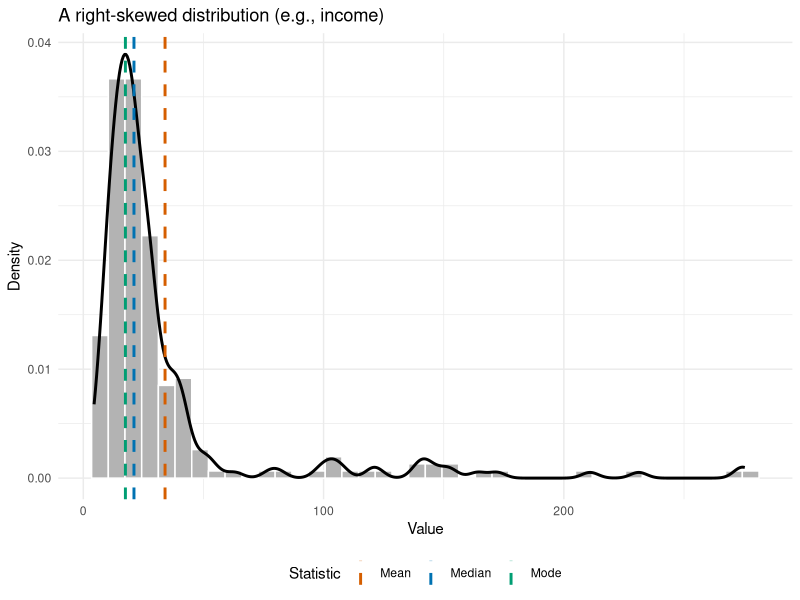
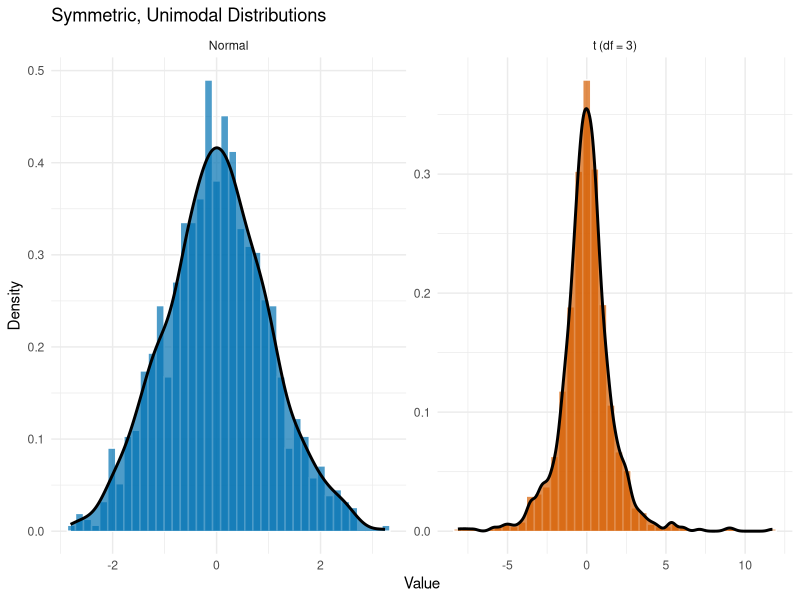
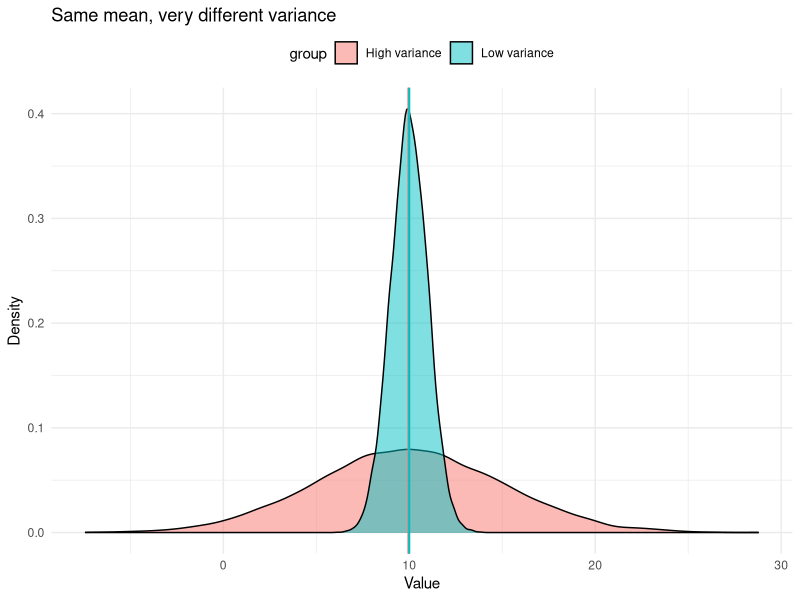
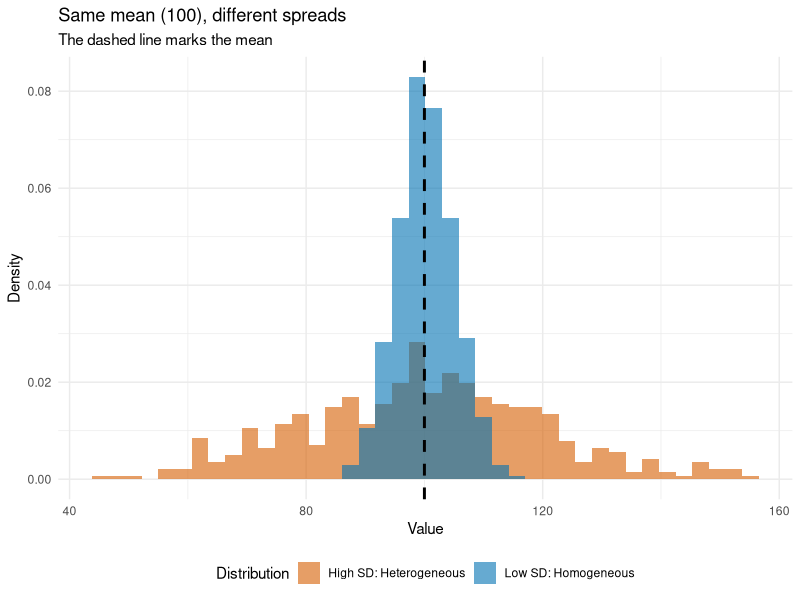
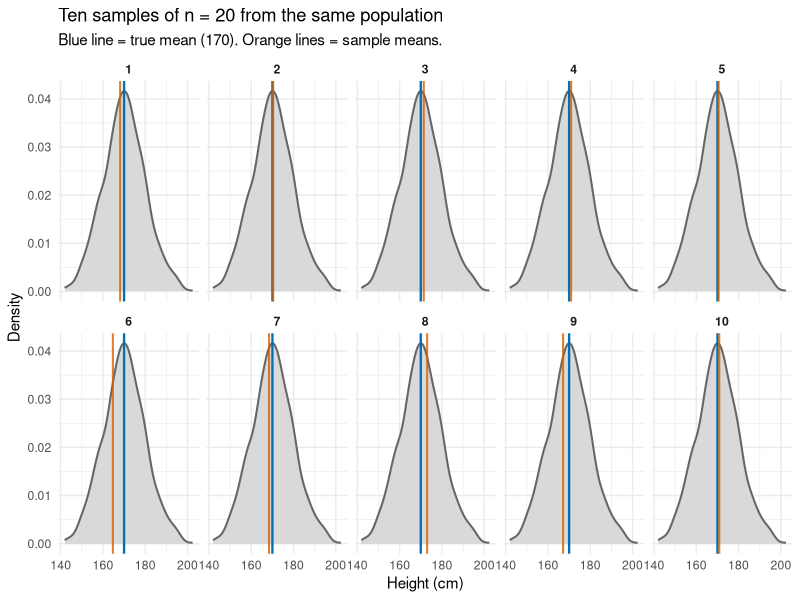
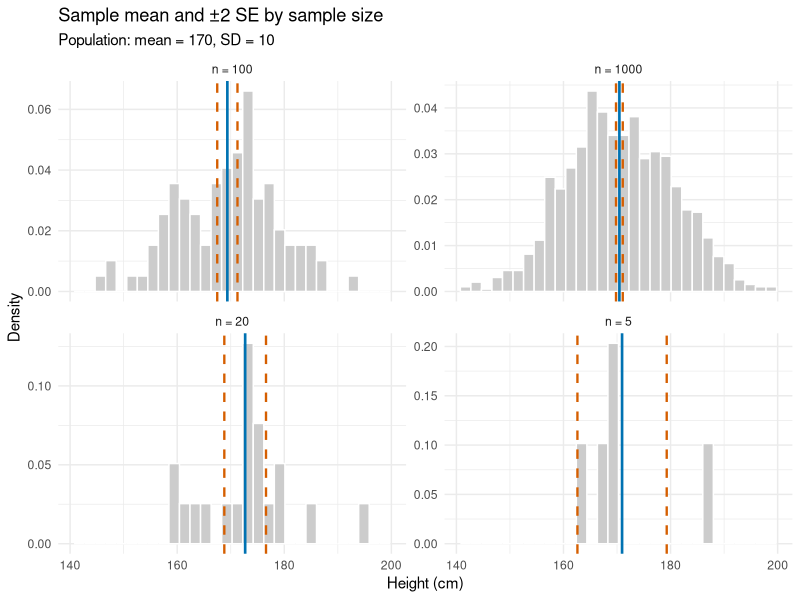
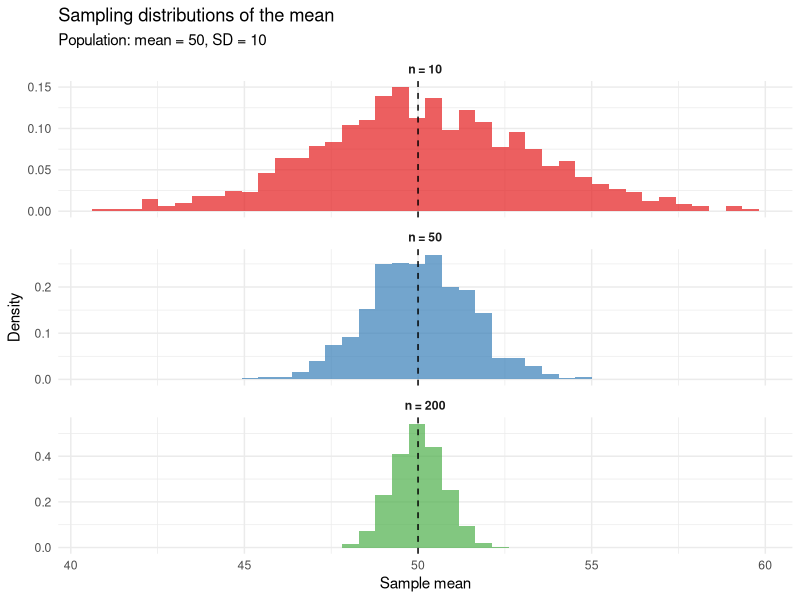

These charts were generated, in order, by the following R code:
## ---- chunk 1
#| label: location-comparison
#| message: false
#| warning: false
#| fig-cap: "Mean, median, and mode can differ substantially in skewed distributions"

library(tidyverse)

set.seed(42)

# Create a right-skewed distribution (like income or wealth)
income <- c(rlnorm(200, meanlog = 3, sdlog = 0.5),
            rlnorm(20, meanlog = 5, sdlog = 0.3))  # Add some high earners

income_df <- tibble(income = income)

# Calculate statistics
mean_val <- mean(income)
median_val <- median(income)
# Mode approximation (using density peak)
dens <- density(income)
mode_val <- dens$x[which.max(dens$y)]

ggplot(income_df, aes(x = income)) +
  geom_histogram(aes(y = after_stat(density)), bins = 40,
                 fill = "gray70", color = "white") +
  geom_density(linewidth = 1) +
  geom_vline(aes(xintercept = mean_val, color = "Mean"),
             linewidth = 1, linetype = "dashed") +
  geom_vline(aes(xintercept = median_val, color = "Median"),
             linewidth = 1, linetype = "dashed") +
  geom_vline(aes(xintercept = mode_val, color = "Mode"),
             linewidth = 1, linetype = "dashed") +
  scale_color_manual(name = "Statistic",
                     values = c("Mean" = "#D55E00",
                               "Median" = "#0072B2",
                               "Mode" = "#009E73")) +
  labs(title = "A right-skewed distribution (e.g., income)",
       x = "Value",
       y = "Density") +
  theme_minimal() +
  theme(legend.position = "bottom")
## ---- chunk 2
#| label: symmetric-dists
#| message: false
#| warning: false
#| fig-cap: "Two symmetric and unimodal distributions: Normal and t-distribution"

library(tidyverse)

# Generate normal distribution data
set.seed(123)
norm_data <- tibble(
  value = rnorm(1000, mean = 0, sd = 1),
  dist = "Normal"
)

# Generate t-distribution data (symmetric, heavier tails)
t_data <- tibble(
  value = rt(1000, df = 3),
  dist = "t (df = 3)"
)

# Combine for plotting
combo_data <- bind_rows(norm_data, t_data)

# Plot side by side
ggplot(combo_data, aes(x = value, fill = dist)) +
  geom_histogram(aes(y = after_stat(density)), bins = 40, color = "white", alpha = 0.7) +
  geom_density(linewidth = 1, alpha = 0.7) +
  facet_wrap(~dist, scales = "free", ncol = 2) +
  scale_fill_manual(values = c("Normal" = "#0072B2", "t (df = 3)" = "#D55E00")) +
  labs(title = "Symmetric, Unimodal Distributions",
       x = "Value",
       y = "Density") +
  theme_minimal() +
  theme(legend.position = "none")
## ---- chunk 3
library(tidyverse)

set.seed(123)

df <- tibble(
  group = rep(c("Low variance", "High variance"), each = 10000),
  value = c(
    rnorm(10000, mean = 10, sd = 1),
    rnorm(10000, mean = 10, sd = 5)
  )
)

ggplot(df, aes(x = value, fill = group)) +
  geom_density(alpha = 0.5) +
  geom_vline(
    data = df %>% group_by(group) %>% summarize(mean_value = mean(value)),
    aes(xintercept = mean_value, color = group),
    linewidth = 0.7,
    show.legend = FALSE
  ) +
  labs(
    title = "Same mean, very different variance",
    x = "Value",
    y = "Density"
  ) +
  theme_minimal() +
  theme(legend.position = "top")
## ---- chunk 4
#| label: dispersion-comparison
#| message: false
#| warning: false
#| fig-cap: "Two distributions with the same mean but different standard deviations"

library(tidyverse)

set.seed(123)

# Two distributions with same mean, different spread
narrow <- tibble(value = rnorm(500, mean = 100, sd = 5),
                 type = "Low SD: Homogeneous")
wide <- tibble(value = rnorm(500, mean = 100, sd = 20),
               type = "High SD: Heterogeneous")

combined <- bind_rows(narrow, wide)

ggplot(combined, aes(x = value, fill = type)) +
  geom_histogram(aes(y = after_stat(density)),
                 bins = 40, alpha = 0.6, position = "identity") +
  geom_vline(xintercept = 100, linetype = "dashed", linewidth = 1) +
  scale_fill_manual(values = c("Low SD: Homogeneous" = "#0072B2",
                               "High SD: Heterogeneous" = "#D55E00")) +
  labs(title = "Same mean (100), different spreads",
       subtitle = "The dashed line marks the mean",
       x = "Value",
       y = "Density",
       fill = "Distribution") +
  theme_minimal() +
  theme(legend.position = "bottom")
## ---- chunk 5
#| label: sample-vs-population
#| message: false
#| warning: false
#| fig-cap: "Sample vs population"

library(tidyverse)

set.seed(123)

# Population
pop <- tibble(height = rnorm(1000, mean = 170, sd = 10))

# Draw 10 samples of size 20
samples <- map_dfr(1:10, \(i) {
  samp <- slice_sample(pop, n = 20)
  tibble(iteration = i, sample_mean = mean(samp$height))
})

# Plot population distribution and sample means over iterations
ggplot() +
  geom_density(data = pop, aes(x = height),
               fill = "gray85", color = "gray40", linewidth = 0.7) +
  geom_vline(xintercept = 170, color = "#0072B2", linewidth = 0.8) +
  geom_vline(data = samples, aes(xintercept = sample_mean),
             color = "#D55E00", linewidth = 0.7, alpha = 0.8) +
  facet_wrap(~iteration, ncol = 5) +
  labs(
    title = "Ten samples of n = 20 from the same population",
    subtitle = "Blue line = true mean (170). Orange lines = sample means.",
    x = "Height (cm)",
    y = "Density"
  ) +
  theme_minimal() +
  theme(strip.text = element_text(face = "bold"))
## ---- chunk 6
#| label: se-by-sample-size
#| message: false
#| warning: false
#| fig-cap: "Sample mean and ±2 SD for different sample sizes"

library(tidyverse)

set.seed(321)

sample_sizes <- c(5, 20, 100, 1000)

samples <- map_dfr(sample_sizes, \(n) {
  vals <- rnorm(n, mean = 170, sd = 10)
  tibble(
    sample_sd = sd(vals)/sqrt(n),
    n = paste0("n = ", n),
    height = vals,
    sample_mean = mean(vals)
  )
})

summaries <- samples %>%
  group_by(n) %>%
  summarize(
    sample_mean = first(sample_mean),
    sample_se = first(sample_sd),
    .groups = "drop"
  ) %>%
  mutate(
    lower = sample_mean - 2 * sample_se,
    upper = sample_mean + 2 * sample_se
  )

ggplot(samples, aes(x = height)) +
  geom_histogram(aes(y = after_stat(density)),
                 bins = 30, fill = "gray80", color = "white") +
  geom_vline(data = summaries, aes(xintercept = sample_mean),
             color = "#0072B2", linewidth = 0.9) +
  geom_vline(data = summaries, aes(xintercept = lower),
             color = "#D55E00", linewidth = 0.8, linetype = "dashed") +
  geom_vline(data = summaries, aes(xintercept = upper),
             color = "#D55E00", linewidth = 0.8, linetype = "dashed") +
  facet_wrap(~n, scales = "free_y", ncol = 2) +
  labs(
    title = "Sample mean and ±2 SE by sample size",
    subtitle = "Population: mean = 170, SD = 10",
    x = "Height (cm)",
    y = "Density"
  ) +
  theme_minimal()
## ---- chunk 7
#| label: sem-simulation
#| message: false
#| warning: false
#| fig-cap: "Sampling distribution of the mean narrows as sample size increases"

library(tidyverse)

set.seed(456)

# True population
pop_mean <- 50
pop_sd <- 10

# Function to draw samples and compute means
simulate_means <- function(n_sample, n_simulations = 1000) {
  means <- replicate(n_simulations, mean(rnorm(n_sample, pop_mean, pop_sd)))
  tibble(sample_mean = means,
         n = paste0("n = ", n_sample),
         theoretical_se = pop_sd / sqrt(n_sample))
}

# Simulate for different sample sizes
sim_data <- bind_rows(
  simulate_means(10),
  simulate_means(50),
  simulate_means(200)
)

sim_data$n <- factor(sim_data$n, levels = c("n = 10", "n = 50", "n = 200"))

ggplot(sim_data, aes(x = sample_mean, fill = n)) +
  geom_histogram(aes(y = after_stat(density)), bins = 40, alpha = 0.7) +
  geom_vline(xintercept = pop_mean, linetype = "dashed") +
  facet_wrap(~n, ncol = 1, scales = "free_y") +
  scale_fill_brewer(palette = "Set1") +
  labs(title = "Sampling distributions of the mean",
       subtitle = paste0("Population: mean = ", pop_mean, ", SD = ", pop_sd),
       x = "Sample mean",
       y = "Density") +
  theme_minimal() +
  theme(legend.position = "none",
       strip.text = element_text(face = "bold"))
